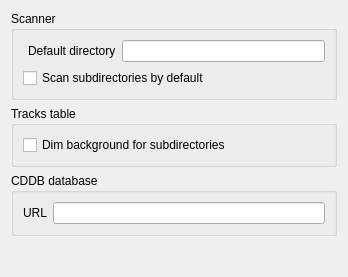
<?xml version="1.0" encoding="UTF-8"?>
<ui version="4.0">
 <class>SettingsPage1</class>
 <widget class="QWidget" name="SettingsPage1">
  <property name="geometry">
   <rect>
    <x>0</x>
    <y>0</y>
    <width>348</width>
    <height>277</height>
   </rect>
  </property>
  <property name="windowTitle">
   <string>Form</string>
  </property>
  <layout class="QVBoxLayout" name="verticalLayout_3">
   <item>
    <widget class="QGroupBox" name="groupBox_3">
     <property name="title">
      <string>Scanner</string>
     </property>
     <layout class="QVBoxLayout" name="verticalLayout_5">
      <item>
       <layout class="QHBoxLayout" name="horizontalLayout_2">
        <property name="bottomMargin">
         <number>0</number>
        </property>
        <item>
         <widget class="QLabel" name="label">
          <property name="text">
           <string>Default directory</string>
          </property>
          <property name="indent">
           <number>5</number>
          </property>
         </widget>
        </item>
        <item>
         <widget class="QLineEdit" name="defaultDirectory"/>
        </item>
       </layout>
      </item>
      <item>
       <widget class="QCheckBox" name="recursiveScanning">
        <property name="toolTip">
         <string>Search subdirectories also</string>
        </property>
        <property name="text">
         <string>Scan subdirectories by default</string>
        </property>
       </widget>
      </item>
     </layout>
    </widget>
   </item>
   <item>
    <widget class="QGroupBox" name="groupBox_2">
     <property name="title">
      <string>Tracks table</string>
     </property>
     <layout class="QVBoxLayout" name="verticalLayout_2">
      <item>
       <widget class="QCheckBox" name="checkDimSubdirectories">
        <property name="text">
         <string>Dim background for subdirectories</string>
        </property>
       </widget>
      </item>
     </layout>
    </widget>
   </item>
   <item>
    <widget class="QGroupBox" name="groupBox">
     <property name="title">
      <string>CDDB database</string>
     </property>
     <layout class="QVBoxLayout" name="verticalLayout">
      <item>
       <layout class="QHBoxLayout" name="horizontalLayout">
        <item>
         <widget class="QLabel" name="label_2">
          <property name="text">
           <string>URL</string>
          </property>
          <property name="margin">
           <number>5</number>
          </property>
          <property name="indent">
           <number>0</number>
          </property>
         </widget>
        </item>
        <item>
         <widget class="QLineEdit" name="cddbUrl"/>
        </item>
       </layout>
      </item>
     </layout>
    </widget>
   </item>
   <item>
    <spacer name="verticalSpacer">
     <property name="orientation">
      <enum>Qt::Vertical</enum>
     </property>
     <property name="sizeHint" stdset="0">
      <size>
       <width>20</width>
       <height>40</height>
      </size>
     </property>
    </spacer>
   </item>
  </layout>
 </widget>
 <resources/>
 <connections/>
</ui>
